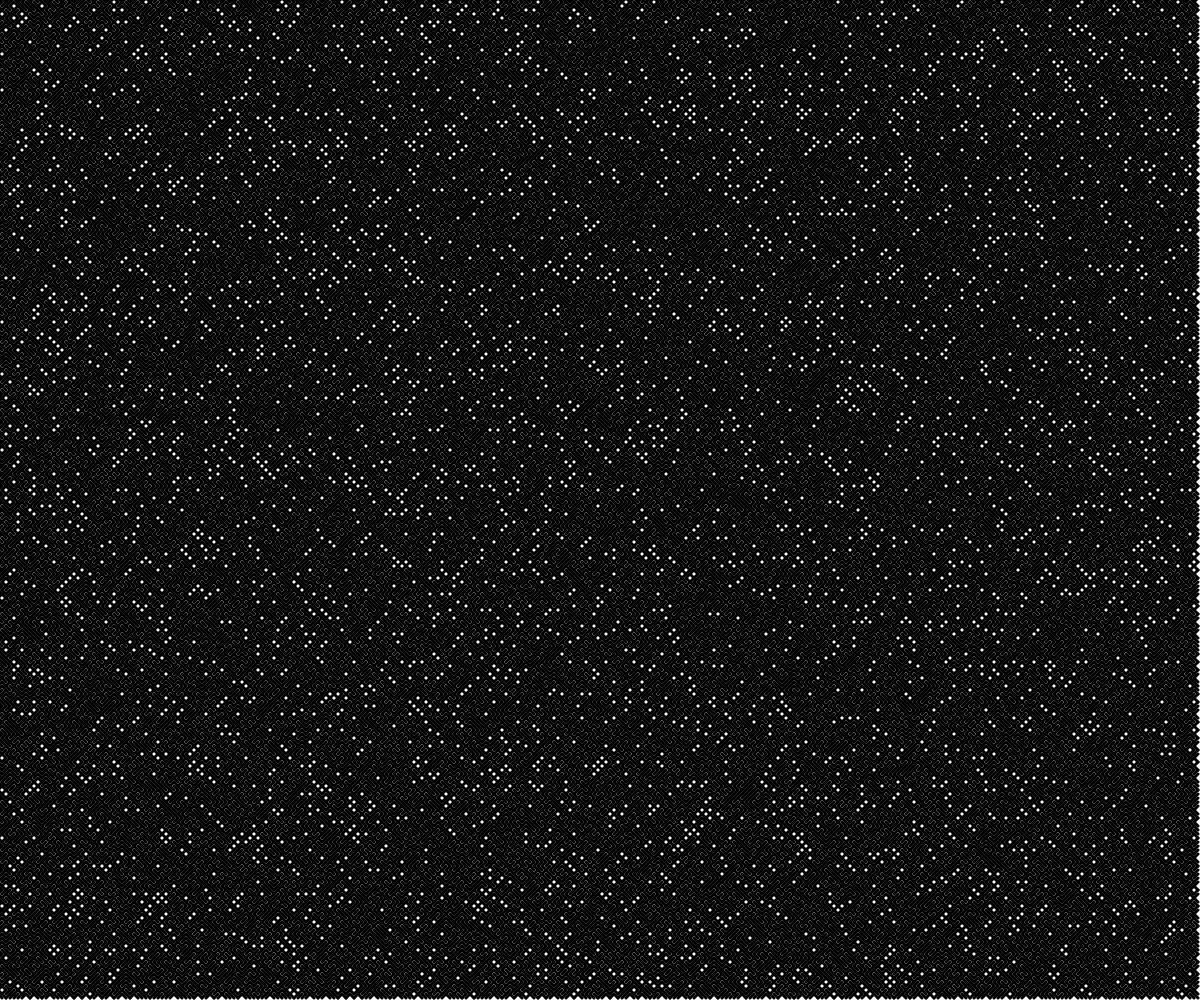
Frame 1 (no input)
Frame 60 (no input): identical to frame 1, image omitted
Frame 120 (the mouse pressed at the canvas centre since frame 60): identical to frame 1, image omitted

The p5.js sketch that drew this single still picture (run headless with seeded random() and noise() and a simulated clock; from frame 60 on, the mouse is pressed at the canvas centre):

// p5.js sketch
// ── sketch.js
// Diagonal Line Genrator
// Tyler Lusher
// october 24,2023

let spacing = 4;

function setup() {
  createCanvas(windowWidth, windowHeight);
  strokeWeight(3);
  grid(); // generat a single image
}

function diagonalAscending(x,y,s){
  line(x-s/2,y+s/2,x+s/2,y-s/2);
}

function diagonalDecending(x,y,s){
  line(x-s/2,y-s/2,x+s/2,y+s/2);
}

function grid(){
  for(let x=0;x<width;x+=spacing){
    for(let y=0;y<height;y+=spacing){
      let choice=Math.floor(random(2)); // 0 1
      if (choice===0)diagonalAscending(x,y,spacing);
      else if (choice===1)diagonalDecending(x,y,spacing);
    }

  }
}

function draw() {
  //background(220);
}
